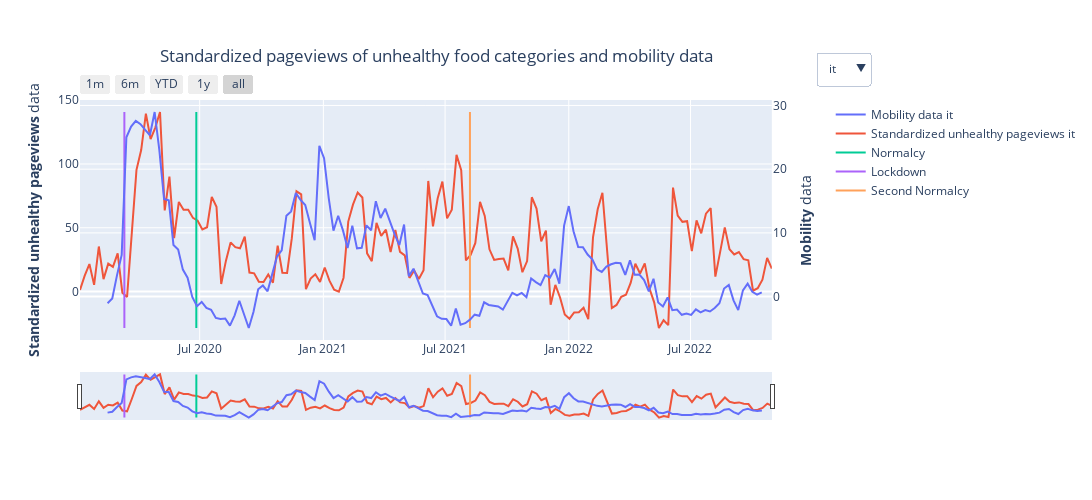

The code cell stored with this chart in its notebook:
### Markdown cell above
We observe that, for some countries such as Italy and Serbia, the increase in the percent of time spent at home in March 2020 led to an increase in the interest surplus for healthy food. For Italy, during the period from July 2021 to October 2022, when the residential time was close to normality, the interest for healthy food was mostly in deficit compared to the same months of 2019. It seems that for Italian people, staying home was associated to paying a closer attention to the quality of one's diet. For the English data on the other hand, the interest for healthy food seemed more in excess when people spent less time at home. Perhaps having access to more shops and restaurants to find fresh produce is more important for the English-speaking world to maintain a healthy diet. For Serbia, the interest for healthy food was quite similar to 2019, except for the duration of the first lockdown (from March 16 to May 17, 2020) where it experienced an impressive growth. It appears that the confinement inspired Serbians to improve their health. Finally, for Turkey and the English-speaking internet users, the interest for healthy food is currently in great excess compared to 2019. This information could be useful to advertisers, and may or may not be related to the greater freedom of travelling relative to the previous times.

### Code cell
# Visualization of interest for unhealthy Wikipedia food categories
interactive_mob_plot(z_unhealthy, mob_data_lan, 'Standardized unhealthy', 'sum', 'Standardized pageviews of unhealthy food categories and mobility data')

### Figure 1 — Plotly figure (JSON) as saved in the notebook; plotly's stock layout.template omitted (floating-point values rounded to 4 significant figures; data arrays with more than 128 entries replaced by an {"elided": "..."} marker saying what was removed)
{"data": [{"fillcolor": "yellow", "name": "Mobility data it", "type": "scatter", "x": {"elided": "140 str values"}, "xaxis": "x", "y": {"elided": "140 float values"}, "yaxis": "y2"}, {"fillcolor": "aqua", "name": "Standardized unhealthy pageviews it", "type": "scatter", "visible": true, "x": {"elided": "148 str values"}, "y": {"elided": "148 float values"}}, {"mode": "lines", "name": "Normalcy ", "type": "scatter", "visible": true, "x": ["2020-06-26T00:00:00", "2020-06-26T00:00:00"], "y": [-28.6, 140.8]}, {"fillcolor": "moccasin", "mode": "lines", "name": "Lockdown ", "type": "scatter", "visible": true, "x": ["2020-03-11T00:00:00", "2020-03-11T00:00:00"], "y": [-28.6, 140.8]}, {"mode": "lines", "name": "Second Normalcy ", "type": "scatter", "visible": true, "x": ["2021-08-07T00:00:00", "2021-08-07T00:00:00"], "y": [-28.6, 140.8]}, {"fillcolor": "yellow", "name": "Mobility data en", "type": "scatter", "visible": false, "x": {"elided": "140 str values"}, "xaxis": "x", "y": {"elided": "140 float values"}, "yaxis": "y2"}, {"fillcolor": "aqua", "name": "Standardized unhealthy pageviews en", "type": "scatter", "visible": false, "x": {"elided": "148 str values"}, "y": {"elided": "148 float values"}}, {"mode": "lines", "name": "Normalcy ", "type": "scatter", "visible": false, "x": ["2020-07-04T00:00:00", "2020-07-04T00:00:00"], "y": [-50.3, 59.05]}, {"fillcolor": "moccasin", "mode": "lines", "name": "Lockdown ", "type": "scatter", "visible": false, "x": ["2020-03-20T00:00:00", "2020-03-20T00:00:00"], "y": [-50.3, 59.05]}, {"mode": "lines", "name": "Second Normalcy ", "type": "scatter", "visible": false, "x": ["2021-05-08T00:00:00", "2021-05-08T00:00:00"], "y": [-50.3, 59.05]}, {"fillcolor": "yellow", "name": "Mobility data de", "type": "scatter", "visible": false, "x": {"elided": "140 str values"}, "xaxis": "x", "y": {"elided": "140 float values"}, "yaxis": "y2"}, {"fillcolor": "aqua", "name": "Standardized unhealthy pageviews de", "type": "scatter", "visible": false, "x": {"elided": "148 str values"}, "y": {"elided": "148 float values"}}, {"mode": "lines", "name": "Normalcy ", "type": "scatter", "visible": false, "x": ["2020-07-10T00:00:00", "2020-07-10T00:00:00"], "y": [-63.91, 30.16]}, {"fillcolor": "moccasin", "mode": "lines", "name": "Lockdown ", "type": "scatter", "visible": false, "x": ["2020-03-16T00:00:00", "2020-03-16T00:00:00"], "y": [-63.91, 30.16]}, {"mode": "lines", "name": "Second Normalcy ", "type": "scatter", "visible": false, "x": ["2021-10-02T00:00:00", "2021-10-02T00:00:00"], "y": [-63.91, 30.16]}, {"fillcolor": "yellow", "name": "Mobility data nl", "type": "scatter", "visible": false, "x": {"elided": "140 str values"}, "xaxis": "x", "y": {"elided": "140 float values"}, "yaxis": "y2"}, {"fillcolor": "aqua", "name": "Standardized unhealthy pageviews nl", "type": "scatter", "visible": false, "x": {"elided": "148 str values"}, "y": {"elided": "148 float values"}}, {"mode": "lines", "name": "Normalcy ", "type": "scatter", "visible": false, "x": ["2020-05-29T00:00:00", "2020-05-29T00:00:00"], "y": [-64.74, 49.82]}, {"fillcolor": "moccasin", "mode": "lines", "name": "Lockdown ", "type": "scatter", "visible": false, "x": ["2020-03-16T00:00:00", "2020-03-16T00:00:00"], "y": [-64.74, 49.82]}, {"mode": "lines", "name": "Second Normalcy ", "type": "scatter", "visible": false, "x": ["2021-09-18T00:00:00", "2021-09-18T00:00:00"], "y": [-64.74, 49.82]}, {"fillcolor": "yellow", "name": "Mobility data sr", "type": "scatter", "visible": false, "x": {"elided": "140 str values"}, "xaxis": "x", "y": {"elided": "140 float values"}, "yaxis": "y2"}, {"fillcolor": "aqua", "name": "Standardized unhealthy pageviews sr", "type": "scatter", "visible": false, "x": {"elided": "148 str values"}, "y": {"elided": "148 float values"}}, {"mode": "lines", "name": "Normalcy ", "type": "scatter", "visible": false, "x": ["2020-05-17T00:00:00", "2020-05-17T00:00:00"], "y": [-101.0, 79.05]}, {"fillcolor": "moccasin", "mode": "lines", "name": "Lockdown ", "type": "scatter", "visible": false, "x": ["2020-03-16T00:00:00", "2020-03-16T00:00:00"], "y": [-101.0, 79.05]}, {"mode": "lines", "name": "Second Normalcy ", "type": "scatter", "visible": false, "x": ["2021-12-25T00:00:00", "2021-12-25T00:00:00"], "y": [-101.0, 79.05]}, {"fillcolor": "yellow", "name": "Mobility data tr", "type": "scatter", "visible": false, "x": {"elided": "140 str values"}, "xaxis": "x", "y": {"elided": "140 float values"}, "yaxis": "y2"}, {"fillcolor": "aqua", "name": "Standardized unhealthy pageviews tr", "type": "scatter", "visible": false, "x": {"elided": "148 str values"}, "y": {"elided": "148 float values"}}, {"mode": "lines", "name": "Normalcy ", "type": "scatter", "visible": false, "x": ["2020-05-17T00:00:00", "2020-05-17T00:00:00"], "y": [8.013, 464.0]}, {"fillcolor": "moccasin", "mode": "lines", "name": "Lockdown ", "type": "scatter", "visible": false, "x": ["2020-03-17T00:00:00", "2020-03-17T00:00:00"], "y": [8.013, 464.0]}, {"mode": "lines", "name": "Second Normalcy ", "type": "scatter", "visible": false, "x": ["2021-07-17T00:00:00", "2021-07-17T00:00:00"], "y": [8.013, 464.0]}, {"fillcolor": "yellow", "name": "Mobility data ca", "type": "scatter", "visible": false, "x": {"elided": "140 str values"}, "xaxis": "x", "y": {"elided": "140 float values"}, "yaxis": "y2"}, {"fillcolor": "aqua", "name": "Standardized unhealthy pageviews ca", "type": "scatter", "visible": false, "x": {"elided": "148 str values"}, "y": {"elided": "148 float values"}}, {"mode": "lines", "name": "Normalcy ", "type": "scatter", "visible": false, "x": ["2020-05-21T00:00:00", "2020-05-21T00:00:00"], "y": [-23.81, 29.17]}, {"fillcolor": "moccasin", "mode": "lines", "name": "Lockdown ", "type": "scatter", "visible": false, "x": ["2020-03-16T00:00:00", "2020-03-16T00:00:00"], "y": [-23.81, 29.17]}, {"mode": "lines", "name": "Second Normalcy ", "type": "scatter", "visible": false, "x": ["2021-08-07T00:00:00", "2021-08-07T00:00:00"], "y": [-23.81, 29.17]}, {"fillcolor": "yellow", "name": "Mobility data fi", "type": "scatter", "visible": false, "x": {"elided": "140 str values"}, "xaxis": "x", "y": {"elided": "140 float values"}, "yaxis": "y2"}, {"fillcolor": "aqua", "name": "Standardized unhealthy pageviews fi", "type": "scatter", "visible": false, "x": {"elided": "148 str values"}, "y": {"elided": "148 float values"}}, {"mode": "lines", "name": "Normalcy ", "type": "scatter", "visible": false, "x": ["2020-05-21T00:00:00", "2020-05-21T00:00:00"], "y": [-42.94, 97.61]}, {"fillcolor": "moccasin", "mode": "lines", "name": "Lockdown ", "type": "scatter", "visible": false, "x": ["2020-03-16T00:00:00", "2020-03-16T00:00:00"], "y": [-42.94, 97.61]}, {"mode": "lines", "name": "Second Normalcy ", "type": "scatter", "visible": false, "x": ["2021-07-17T00:00:00", "2021-07-17T00:00:00"], "y": [-42.94, 97.61]}], "layout": {"autosize": false, "height": 500, "title": {"text": "Standardized pageviews of unhealthy food categories and mobility data", "x": 0.4, "xanchor": "center", "y": 0.9, "yanchor": "top"}, "updatemenus": [{"active": 0, "buttons": [{"args": [{"showlegend": true, "title": "it", "visible": [true, true, true, true, true, false, false, false, false, false, false, false, false, false, false, false, false, false, false, false, false, false, false, false, false, false, false, false, false, false, false, false, false, false, false, false, false, false, false, false]}], "label": "it", "method": "update"}, {"args": [{"showlegend": true, "title": "en", "visible": [false, false, false, false, false, true, true, true, true, true, false, false, false, false, false, false, false, false, false, false, false, false, false, false, false, false, false, false, false, false, false, false, false, false, false, false, false, false, false, false]}], "label": "en", "method": "update"}, {"args": [{"showlegend": true, "title": "de", "visible": [false, false, false, false, false, false, false, false, false, false, true, true, true, true, true, false, false, false, false, false, false, false, false, false, false, false, false, false, false, false, false, false, false, false, false, false, false, false, false, false]}], "label": "de", "method": "update"}, {"args": [{"showlegend": true, "title": "nl", "visible": [false, false, false, false, false, false, false, false, false, false, false, false, false, false, false, true, true, true, true, true, false, false, false, false, false, false, false, false, false, false, false, false, false, false, false, false, false, false, false, false]}], "label": "nl", "method": "update"}, {"args": [{"showlegend": true, "title": "sr", "visible": [false, false, false, false, false, false, false, false, false, false, false, false, false, false, false, false, false, false, false, false, true, true, true, true, true, false, false, false, false, false, false, false, false, false, false, false, false, false, false, false]}], "label": "sr", "method": "update"}, {"args": [{"showlegend": true, "title": "tr", "visible": [false, false, false, false, false, false, false, false, false, false, false, false, false, false, false, false, false, false, false, false, false, false, false, false, false, true, true, true, true, true, false, false, false, false, false, false, false, false, false, false]}], "label": "tr", "method": "update"}, {"args": [{"showlegend": true, "title": "ca", "visible": [false, false, false, false, false, false, false, false, false, false, false, false, false, false, false, false, false, false, false, false, false, false, false, false, false, false, false, false, false, false, true, true, true, true, true, false, false, false, false, false]}], "label": "ca", "method": "update"}, {"args": [{"showlegend": true, "title": "fi", "visible": [false, false, false, false, false, false, false, false, false, false, false, false, false, false, false, false, false, false, false, false, false, false, false, false, false, false, false, false, false, false, false, false, false, false, false, true, true, true, true, true]}], "label": "fi", "method": "update"}], "x": 1, "xanchor": "left", "y": 1.2, "yanchor": "top"}], "width": 1100, "xaxis": {"anchor": "y", "domain": [0, 0.94], "rangeselector": {"buttons": [{"count": 1, "label": "1m", "step": "month", "stepmode": "backward"}, {"count": 6, "label": "6m", "step": "month", "stepmode": "backward"}, {"count": 1, "label": "YTD", "step": "year", "stepmode": "todate"}, {"count": 1, "label": "1y", "step": "year", "stepmode": "backward"}, {"step": "all"}]}, "rangeslider": {"visible": true}, "type": "date"}, "yaxis": {"anchor": "x", "domain": [0, 1], "title": {"text": "<b>Standardized unhealthy pageviews</b> data"}}, "yaxis2": {"anchor": "x", "overlaying": "y", "side": "right", "title": {"text": "<b>Mobility</b> data"}}}}
